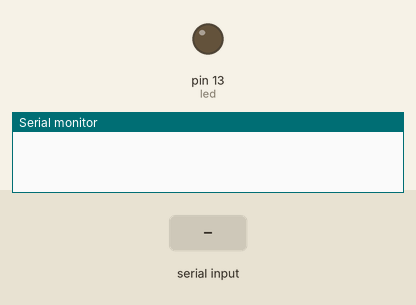
The sketch below on a simulated Arduino Uno, built with avr-gcc and run on an emulated ATmega328P. Shown: output pins drawn as LEDs (lit = HIGH), the last lines printed to the serial monitor. The test bench sets the inputs (shaded band).

Above: at 1.2 s.
1.3 s: "s" received over Serial
At 2.4 s:
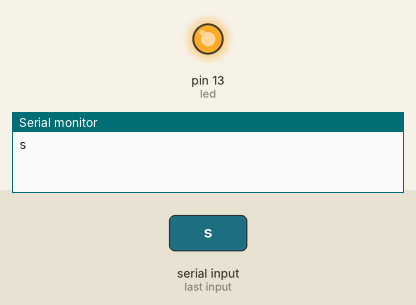
2.8 s: "1" received over Serial
At 3.6 s:
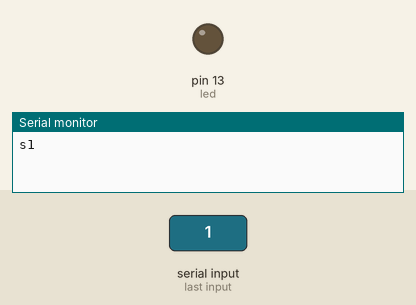
Timing chart, 0 to 5.8 s (numbered marks = the images above; inputs shaded):
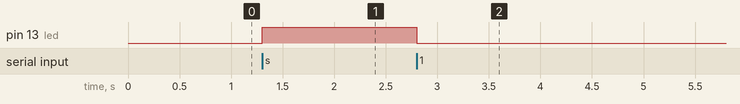

The sketch:

virtLED.ino
```cpp
const int led =13;
char a;

void setup() {
  Serial.begin(9600);
  pinMode(led,OUTPUT);


 //Serial.begin(9600);
 //Serial.print("WELCOME");
}

void loop() {
 while(Serial.available()>0){
  a=Serial.read();
 Serial.print(a);
 if(a == 's'){
  digitalWrite(led,HIGH);
  delay(100);
 }
 else{
   digitalWrite(led,LOW);
  delay(100);
 }}}
```

Measured:
- after the input at 1.3 s, pin 13 (led): LOW → HIGH at once
- after the input at 2.8 s, pin 13 (led): HIGH → LOW at once
